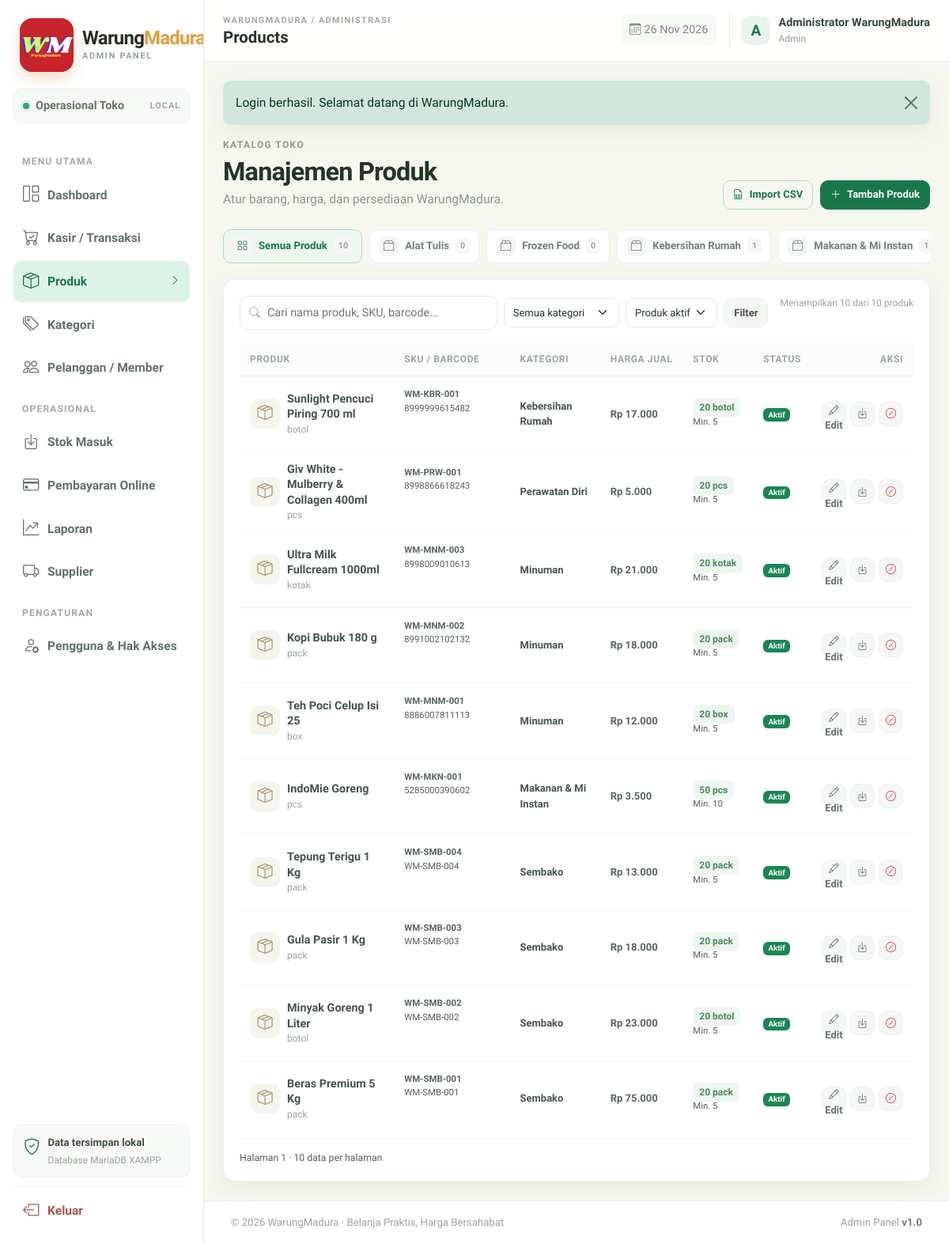
Page /index.php?page=products (signed in) on the committed database.
### tables this page shows
CREATE TABLE IF NOT EXISTS tbl_kategori (
  id_kategori INT UNSIGNED AUTO_INCREMENT PRIMARY KEY,
  nama_kategori VARCHAR(100) NOT NULL UNIQUE,
  deskripsi VARCHAR(255) NULL,
  status_kategori ENUM('aktif','nonaktif') NOT NULL DEFAULT 'aktif',
  created_at DATETIME NOT NULL DEFAULT CURRENT_TIMESTAMP
);

CREATE TABLE IF NOT EXISTS tbl_produk (
  id_produk INT UNSIGNED AUTO_INCREMENT PRIMARY KEY,
  id_kategori INT UNSIGNED NOT NULL,
  id_merk INT UNSIGNED NULL,
  sku VARCHAR(50) NOT NULL UNIQUE,
  barcode VARCHAR(80) NULL UNIQUE,
  nama_produk VARCHAR(160) NOT NULL,
  deskripsi TEXT NULL,
  harga_beli DECIMAL(14,2) NOT NULL DEFAULT 0.00,
  harga_jual DECIMAL(14,2) NOT NULL,
  stok INT NOT NULL DEFAULT 0,
  satuan VARCHAR(30) NOT NULL DEFAULT 'pcs',
  stok_minimum INT UNSIGNED NOT NULL DEFAULT 5,
  gambar VARCHAR(255) NULL,
  status_produk ENUM('aktif','nonaktif') NOT NULL DEFAULT 'aktif',
  created_at DATETIME NOT NULL DEFAULT CURRENT_TIMESTAMP,
  updated_at DATETIME NULL DEFAULT NULL ON UPDATE CURRENT_TIMESTAMP,
  CONSTRAINT fk_produk_kategori FOREIGN KEY (id_kategori)
    REFERENCES tbl_kategori(id_kategori) ON UPDATE CASCADE ON DELETE RESTRICT,
  CONSTRAINT fk_produk_merk FOREIGN KEY (id_merk)
    REFERENCES tbl_merk(id_merk) ON UPDATE CASCADE ON DELETE RESTRICT,
  INDEX idx_produk_nama (nama_produk),
  INDEX idx_produk_status (status_produk),
  INDEX idx_produk_stok (stok)
);

### app/Auth.php (called while the page is built, shortened)
<?php
final class Auth
{
    public static function user(): ?array
    {
        return $_SESSION['user'] ?? null;
    }
    public static function isAdmin(): bool
    {
        return (self::user()['role'] ?? '') === 'admin';
    }
}

### pages/products.php (the view, shortened to what this page needs)
<?php
$q = trim((string)($_GET['q'] ?? '')); $cat = (int)($_GET['cat'] ?? 0); $status = (string)($_GET['status'] ?? 'aktif');
$where = []; $args = [];
if (in_array($status,['aktif','nonaktif'],true)) { $where[] = 'p.status_produk=?'; $args[]=$status; }
$filterSql = $where ? 'WHERE '.implode(' AND ',$where) : '';
$count = $db->prepare("SELECT COUNT(*) FROM tbl_produk p {$filterSql}"); $count->execute($args); $total=(int)$count->fetchColumn();
$pageNo=max(1,(int)($_GET['p']??1)); $perPage=10; $offset=($pageNo-1)*$perPage;
$stmt=$db->prepare("SELECT p.*,k.nama_kategori FROM tbl_produk p JOIN tbl_kategori k ON k.id_kategori=p.id_kategori {$filterSql} ORDER BY p.id_produk DESC LIMIT {$perPage} OFFSET {$offset}"); $stmt->execute($args); $products=$stmt->fetchAll();
$categoryCounts=$db->query("SELECT k.id_kategori,k.nama_kategori,COUNT(p.id_produk) jumlah FROM tbl_kategori k LEFT JOIN tbl_produk p ON p.id_kategori=k.id_kategori AND p.status_produk='aktif' WHERE k.status_kategori='aktif' GROUP BY k.id_kategori ORDER BY k.nama_kategori")->fetchAll();
$params=['q'=>$q,'cat'=>$cat,'status'=>$status];
?>
<div class="products-page">
<div class="page-heading"><div><span class="section-kicker">KATALOG TOKO</span><h1>Manajemen Produk</h1><p>Atur barang, harga, dan persediaan WarungMadura.</p></div><?php if(Auth::isAdmin()): ?><div class="heading-actions"><button type="button" class="btn btn-outline-primary" aria-label="Buka form Import CSV" data-bs-toggle="modal" data-bs-target="#importModal"><i class="bi bi-file-earmark-spreadsheet me-2"></i>Import CSV</button><button type="button" class="btn btn-primary" aria-label="Buka form Tambah Produk" data-bs-toggle="modal" data-bs-target="#productModal"><i class="bi bi-plus-lg me-2"></i>Tambah Produk</button></div><?php endif; ?></div>
<div class="category-strip">
    <a class="category-chip <?= $cat===0?'active':'' ?>" href="<?= e(url('products',['q'=>$q,'status'=>$status])) ?>"><span class="category-chip-icon"><i class="bi bi-grid"></i></span><span>Semua Produk</span><small><?= array_sum(array_map('intval',array_column($categoryCounts,'jumlah'))) ?></small></a>
    <?php foreach ($categoryCounts as $c): ?><a class="category-chip <?= $cat===(int)$c['id_kategori']?'active':'' ?>" href="<?= e(url('products',['cat'=>$c['id_kategori'],'q'=>$q,'status'=>$status])) ?>"><span class="category-chip-icon"><i class="bi bi-box2"></i></span><span><?= e($c['nama_kategori']) ?></span><small><?= (int)$c['jumlah'] ?></small></a><?php endforeach; ?>
</div>
<div class="panel-card">
    <div class="filter-toolbar"><form method="get" class="filter-form"><div class="search-box"><i class="bi bi-search"></i><input type="search" name="q" value="<?= e($q) ?>" placeholder="Cari nama produk, SKU, barcode..."></div><select class="form-select" name="cat"><option value="0">Semua kategori</option></select><select class="form-select" name="status"><option value="aktif" <?= $status==='aktif'?'selected':'' ?>>Produk aktif</option></select><button class="btn btn-dark-soft">Filter</button></form><span class="result-count">Menampilkan <?= count($products) ?> dari <?= $total ?> produk</span></div>
    <div class="table-responsive"><table class="table app-table products-table align-middle"><thead><tr><th>Produk</th><th>SKU / Barcode</th><th>Kategori</th><th>Harga Jual</th><th>Stok</th><th>Status</th><th class="text-end">Aksi</th></tr></thead><tbody>
    <?php foreach($products as $p): ?><tr>
        <?php $imageSrc = product_image_src($p['gambar']); ?>
        <td><div class="product-cell"><div class="product-thumb"><?php if ($imageSrc): ?><img src="<?= e($imageSrc) ?>" alt="Gambar <?= e($p['nama_produk']) ?>" loading="lazy"><?php else: ?><i class="bi bi-box-seam"></i><?php endif; ?></div><div><b><?= e($p['nama_produk']) ?></b><small><?= e($p['satuan']) ?></small></div></div></td>
        <td>
            <b class="small"><?= e($p['sku']) ?></b>
            <small class="d-block text-muted"><?= e($p['barcode'] ?: $p['sku']) ?></small>
            <?php $barcodeCode = $p['barcode'] ?: $p['sku']; ?>
            <svg class="product-barcode" data-barcode="<?= e($barcodeCode) ?>" role="img" aria-label="Barcode <?= e($barcodeCode) ?>"></svg>
        </td>
        <td><b class="table-main"><?= e($p['nama_kategori']) ?></b></td>
        <td class="fw-semibold"><?= money($p['harga_jual']) ?></td><td><span class="stock-pill <?= (int)$p['stok'] <= (int)$p['stok_minimum']?'low':'' ?>"><?= (int)$p['stok'] ?> <?= e($p['satuan']) ?></span><small class="d-block text-muted">Min. <?= (int)$p['stok_minimum'] ?></small></td><td><?= status_badge($p['status_produk']) ?></td>
        <td class="text-end"><div class="table-actions">
            <?php if(Auth::isAdmin()): ?><button type="button" class="btn btn-sm btn-light product-action" aria-label="Edit <?= e($p['nama_produk']) ?>" data-bs-toggle="modal" data-bs-target="#editProduct<?= (int)$p['id_produk'] ?>"><i class="bi bi-pencil"></i><span>Edit</span></button><?php endif; ?>
            <a class="btn btn-sm btn-light" title="Tambah stok" aria-label="Tambah stok <?= e($p['nama_produk']) ?>" href="<?= e(url('stock',['product'=>$p['id_produk']])) ?>"><i class="bi bi-box-arrow-in-down"></i></a>
            <?php if(Auth::isAdmin() && $p['status_produk']==='aktif'): ?><form method="post" onsubmit="return confirm('Nonaktifkan produk ini? Data transaksi lama tetap disimpan.');"><button type="submit" class="btn btn-sm btn-light text-danger" title="Nonaktifkan" aria-label="Nonaktifkan <?= e($p['nama_produk']) ?>"><i class="bi bi-slash-circle"></i></button></form><?php endif; ?>
        </div></td>
    </tr>
    <?php endforeach; ?>
    </tbody></table></div>
    <div class="panel-footer"><span class="text-muted small">Halaman <?= $pageNo ?> · <?= $perPage ?> data per halaman</span><?php pagination($total,$pageNo,$perPage,'products',$params); ?></div>
</div>
</div>

### app/helpers.php (shortened to what this page needs)
<?php
function e(mixed $value): string
{
    return htmlspecialchars((string)($value ?? ''), ENT_QUOTES | ENT_SUBSTITUTE, 'UTF-8');
}
function product_image_src(mixed $image): ?string
{
    $image = trim((string)$image);
    if ($image === '') return null;
    return null;
}
function url(string $page = 'dashboard', array $params = []): string
{
    $query = array_merge(['page' => $page], $params);
    return BASE_URL . '/index.php?' . http_build_query($query);
}
function money(mixed $amount): string
{
    return 'Rp ' . number_format((float)$amount, 0, ',', '.');
}
function status_badge(string $status): string
{
    $map = [
        'aktif' => 'success', 'lunas' => 'success', 'selesai' => 'success',
        'diterima' => 'success', 'berhasil' => 'success',
        'menunggu' => 'warning', 'belum_bayar' => 'warning', 'draft' => 'secondary',
        'diproses' => 'info', 'siap_diambil' => 'primary',
        'nonaktif' => 'secondary', 'dibatalkan' => 'danger', 'gagal' => 'danger',
        'dikembalikan' => 'dark', 'nonaktif' => 'secondary'
    ];
    $label = ucwords(str_replace('_', ' ', $status));
    return '<span class="badge text-bg-' . ($map[$status] ?? 'secondary') . '">' . e($label) . '</span>';
}

### rows in the picture
tbl_kategori: nama_kategori "Alat Tulis", jumlah "0"
tbl_kategori: nama_kategori "Frozen Food", jumlah "0"
tbl_kategori: nama_kategori "Kebersihan Rumah", jumlah "1"
tbl_kategori: nama_kategori "Makanan & Mi Instan", jumlah "1"
tbl_produk: nama_produk "Sunlight Pencuci Piring 700 ml", satuan "botol", sku "WM-KBR-001", barcode "8999999615482", id_kategori.nama_kategori "Kebersihan Rumah", harga_jual "Rp 17.000", stok "20", stok_minimum "5", status_produk "Aktif"
tbl_produk: nama_produk "Giv White - Mulberry & Collagen 400ml", satuan "pcs", sku "WM-PRW-001", barcode "8998866618243", id_kategori.nama_kategori "Perawatan Diri", harga_jual "Rp 5.000", stok "20", stok_minimum "5", status_produk "Aktif"
tbl_produk: nama_produk "Ultra Milk Fullcream 1000ml", satuan "kotak", sku "WM-MNM-003", barcode "8998009010613", id_kategori.nama_kategori "Minuman", harga_jual "Rp 21.000", stok "20", stok_minimum "5", status_produk "Aktif"
tbl_produk: nama_produk "Kopi Bubuk 180 g", satuan "pack", sku "WM-MNM-002", barcode "8991002102132", id_kategori.nama_kategori "Minuman", harga_jual "Rp 18.000", stok "20", stok_minimum "5", status_produk "Aktif"
tbl_produk: nama_produk "Teh Poci Celup Isi 25", satuan "box", sku "WM-MNM-001", barcode "8886007811113", id_kategori.nama_kategori "Minuman", harga_jual "Rp 12.000", stok "20", stok_minimum "5", status_produk "Aktif"
tbl_produk: nama_produk "IndoMie Goreng", satuan "pcs", sku "WM-MKN-001", barcode "5285000390602", id_kategori.nama_kategori "Makanan & Mi Instan", harga_jual "Rp 3.500", stok "50", stok_minimum "10", status_produk "Aktif"
tbl_produk: nama_produk "Tepung Terigu 1 Kg", satuan "pack", sku "WM-SMB-004", id_kategori.nama_kategori "Sembako", harga_jual "Rp 13.000", stok "20", stok_minimum "5", status_produk "Aktif"
tbl_produk: nama_produk "Gula Pasir 1 Kg", satuan "pack", sku "WM-SMB-003", id_kategori.nama_kategori "Sembako", harga_jual "Rp 18.000", stok "20", stok_minimum "5", status_produk "Aktif"
tbl_produk: nama_produk "Minyak Goreng 1 Liter", satuan "botol", sku "WM-SMB-002", id_kategori.nama_kategori "Sembako", harga_jual "Rp 23.000", stok "20", stok_minimum "5", status_produk "Aktif"
tbl_produk: nama_produk "Beras Premium 5 Kg", satuan "pack", sku "WM-SMB-001", id_kategori.nama_kategori "Sembako", harga_jual "Rp 75.000", stok "20", stok_minimum "5", status_produk "Aktif"

### other values in the picture
$group['title'] "MENU UTAMA"
$label "Dashboard"
$label "Kasir / Transaksi"
$label "Produk"
$label "Kategori"
$label "Pelanggan / Member"
$group['title'] "OPERASIONAL"
$label "Stok Masuk"
$label "Pembayaran Online"
$label "Laporan"
$label "Supplier"
$group['title'] "PENGATURAN"
$label "Pengguna & Hak Akses"
$pageTitle "Products"
substr($user['nama_lengkap'] ?? 'A',0,1) "A"
